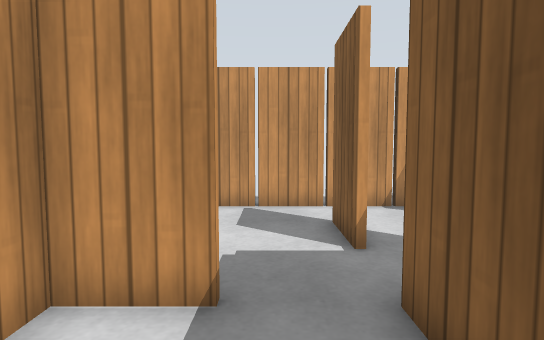
View 1 (above)

24 first-person views from a walk through a robot-simulator world made for Gazebo. The camera is 0.86 m above the floor, tilts 4° down and sees 80° across. The floor is counted in squares, 0.5 m on a side. Each view is taken from the middle of a square. On the plan, view 1 faces up. The plan holds only what a view shows up to about 16 squares ahead; the rest is blank. Gazebo's built-in surfaces are drawn with simple patterns.

View 2
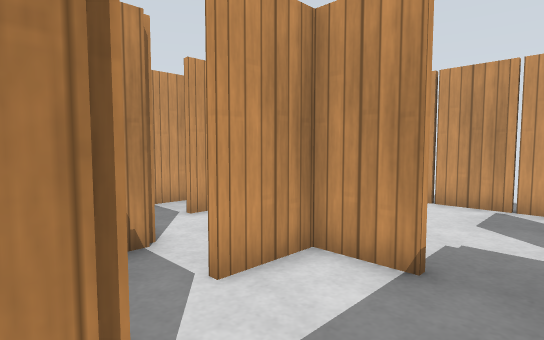

View 3
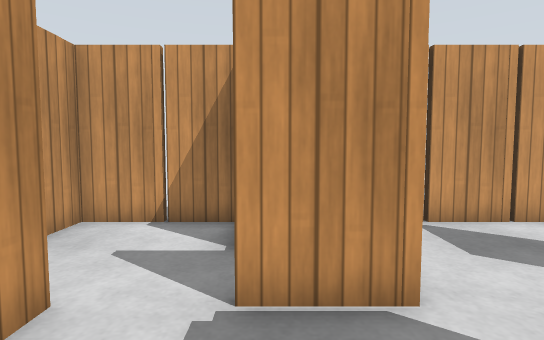

View 4
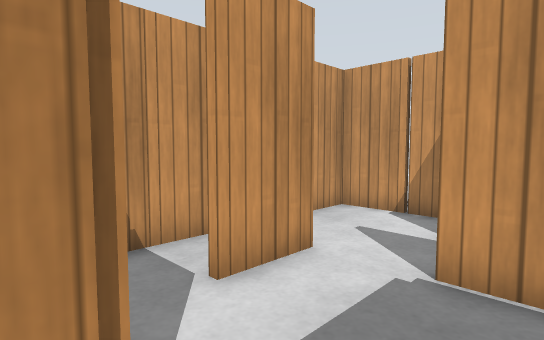

View 5
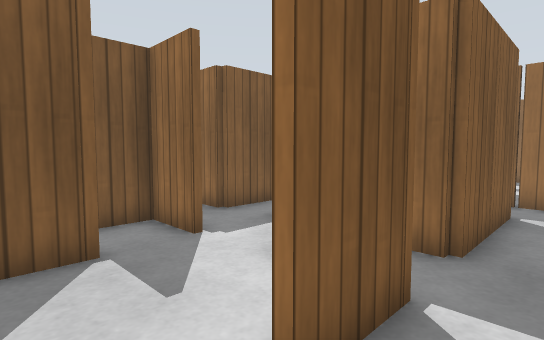

View 6
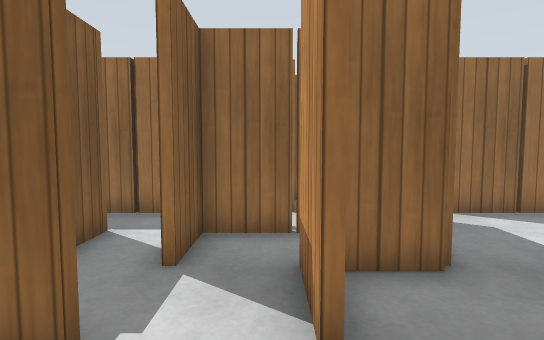

View 7
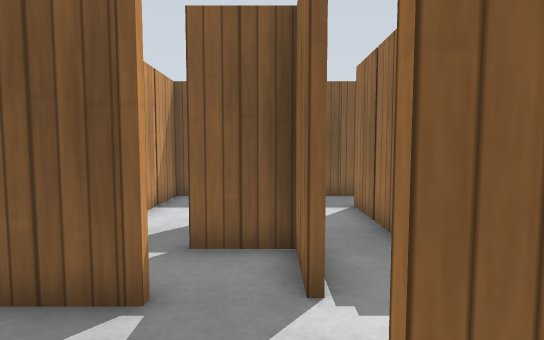

View 8
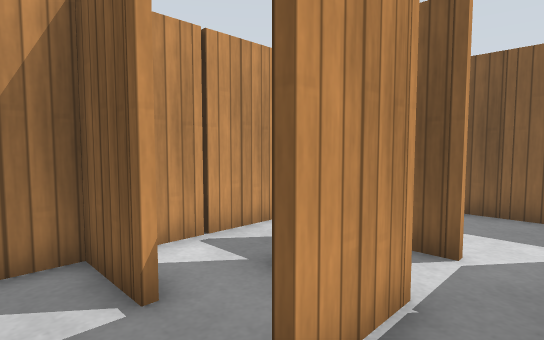

View 9
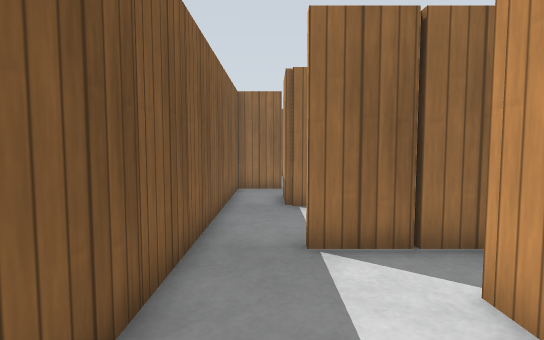

View 10
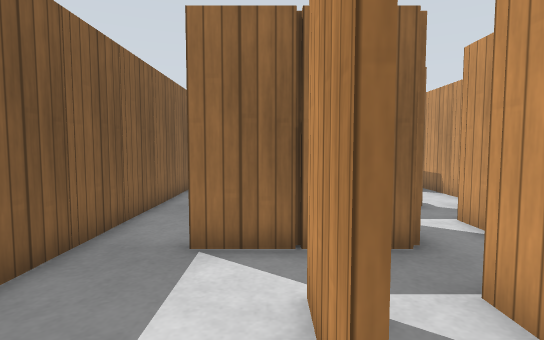

View 11
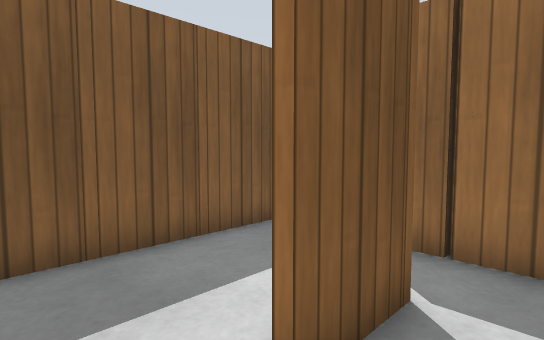

View 12
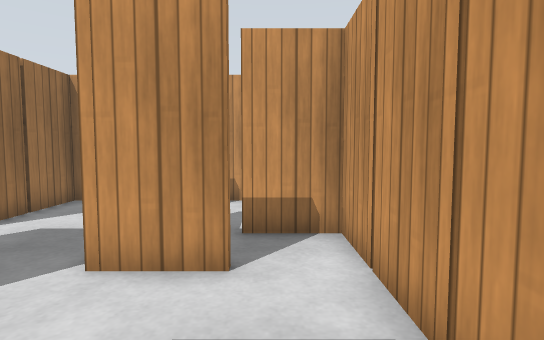

View 13
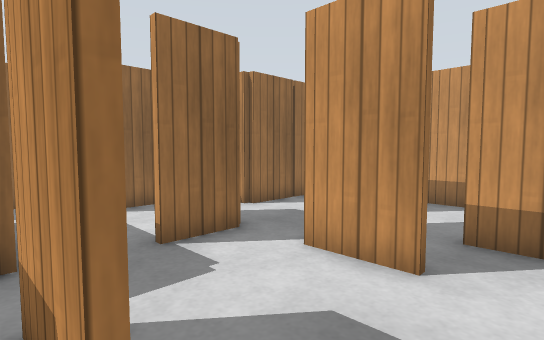

View 14
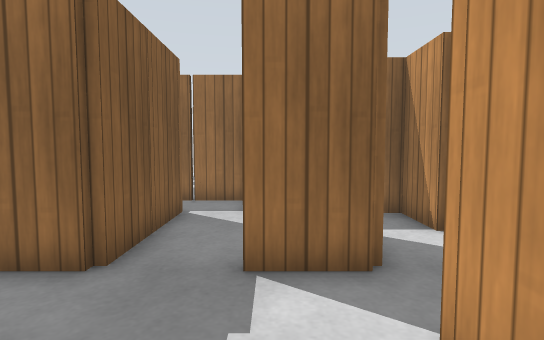

View 15
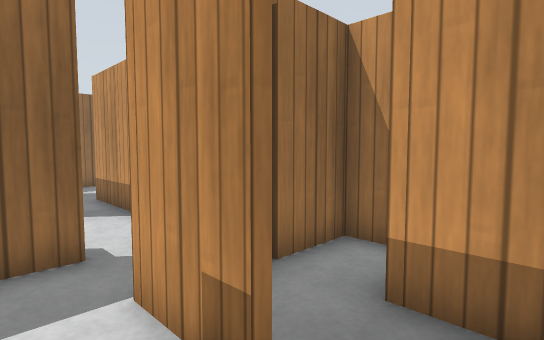

View 16
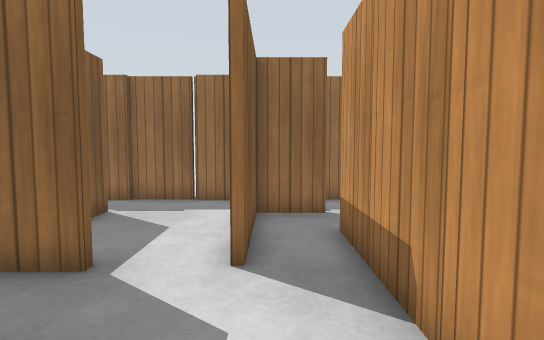

View 17
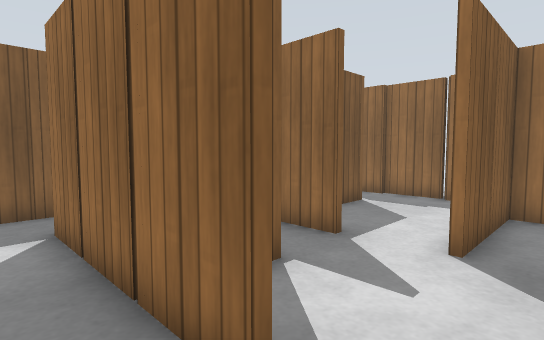

View 18
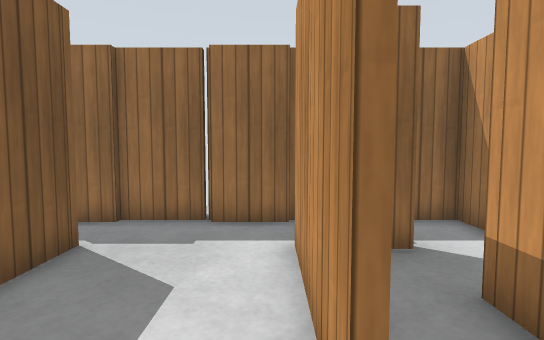

View 19
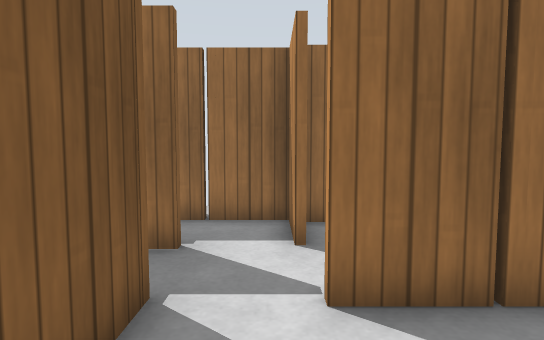

View 20
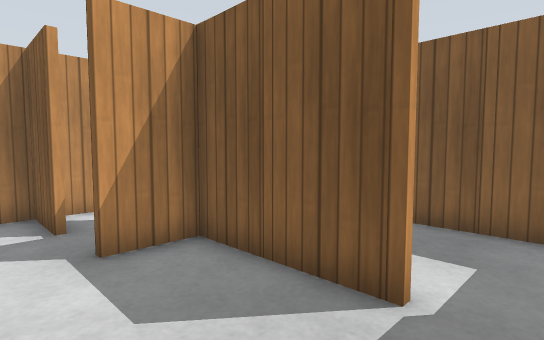

View 21
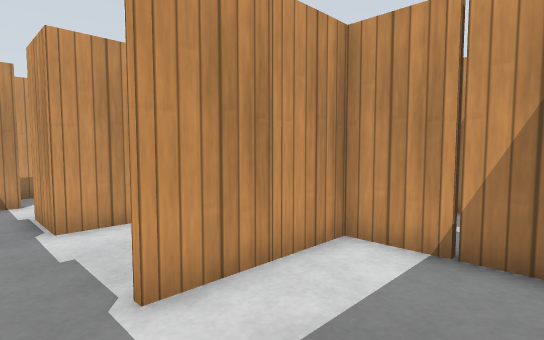

View 22
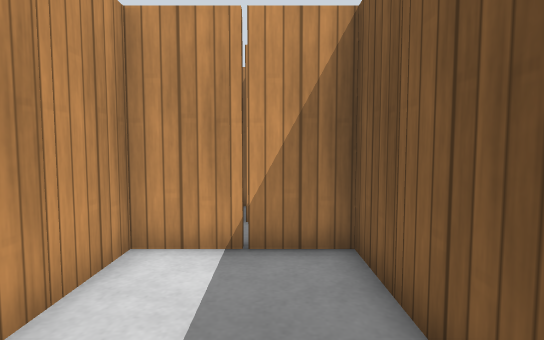

View 23
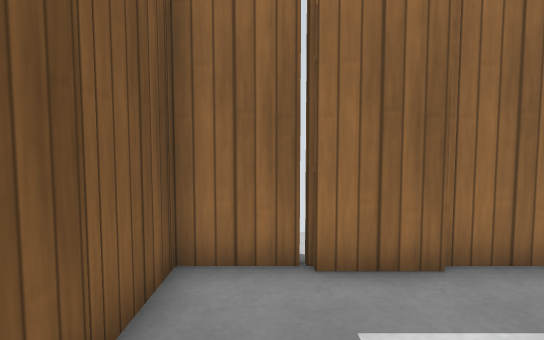

View 24
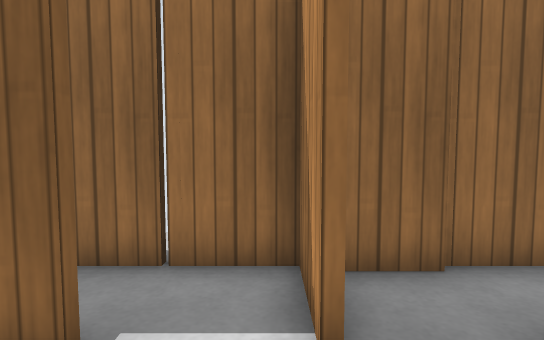

### Floor plan
Points are (right, up) in squares from view 1. A wall is a line through its corners. A room is listed if a view was taken in it or the views show most of it. See-through windows are left out.
Room 1 (views 1, 3, 4, 5, 6, 7, 8, 9, 10, 11, 12, 13, 14, 15)
walls: (1.4, 6.4) (1.4, 7.5); (1.6, 7.5) (1.6, 6.5); (3.6, 5.5) (3.6, 3.5); (3.4, 4.8) (3.4, 5.5); (5.5, 5.6) (7.4, 5.6) (7.4, 7.5); (-0.5, 3.4) (-2.4, 3.4) (-2.4, 2.4); (1.4, 2.4) (1.4, 3.6) (3, 3.6); (4.5, 9.4) (-3.5, 9.4); (5.6, 3.5) (5.6, 2.5); (-2.4, 7.5) (-2.4, 5.4) (-4.5, 5.4); (-2.5, 3.6) (-0.5, 3.6); (1.4, 0.5) (1.4, 1.6) (5.4, 1.6) (5.4, 3.5); (7.6, 6.2) (7.6, 5.4) (5.5, 5.4); (7.4, 2.5) (7.4, 3.6) (11.5, 3.6); (9.4, 6.5) (9.4, 7.5); (9.6, 7.5) (9.6, 6.5); (-5.4, 9.4) (-8.4, 9.4) (-8.4, 8.4); (-6.4, 5.5) (-6.4, 4.4); (-8.4, 7.1) (-8.4, 5.4); (-8.4, 4.6) (-8.4, 1.6) (-4.4, 1.6) (-4.4, -0.4) (-0.8, -0.4); (13.4, 3.6) (13.4, 8.6); (13.2, 9.4) (6.5, 9.4)
ways out: opening at (0, 0) to room 2; opening at (6, 3); opening at (13, 4)
objects: wooden post (-9, 4); wooden post (-9, 6); wooden post (-7, 4); wooden post (-7, 9); wooden post (-5, 8); wooden post (-3, 2); wooden post (-3, 9); wooden post (-2, 5); wooden post (-1, 9); wooden post (1, 2); wooden post (1, 6); wooden post (1, 9); wooden post (3, 9); wooden post (4, 3); wooden post (5, 8); wooden post (7, 9); wooden post (8, 5); wooden post (9, 4); wooden post (9, 6); wooden post (9, 9); wooden post (11, 9); wooden post (14, 5); wooden post (14, 7)
Room 2 (views 2, 16, 17)
walls: (-0.4, -0.5) (-0.4, -1); (-0.1, -2.4) (3.4, -2.4)
ways out: opening at (0, 0) to room 1; opening at (4.5, -1) to room 3; opening at (6, 1)
objects: wooden post (1, 0); wooden post (3, 1)
Room 3 (views 18, 19, 20, 21, 22, 23, 24)
walls: (5.4, -5.5) (5.4, -4.5); (7.5, -4.4) (8.5, -4.4); (5.6, -4.5) (5.6, -8.6) (3.5, -8.6); (8.5, -4.6) (7.5, -4.6); (9.6, -6.5) (9.6, -7.6); (9.4, -7.6) (9.4, -6.5); (3.4, -5.5) (3.4, -4.5); (3.5, -8.4) (5.4, -8.4) (5.4, -6.4); (7.4, -1.6) (7.4, -0.5); (7.5, -10.6) (9.6, -10.6); (5.5, -10.4) (6.5, -10.4); (11.5, -4.4) (13.4, -4.4) (13.4, -1.4); (9.5, -10.4) (10.6, -10.4); (3.6, -1.5) (3.6, -5.5); (8.8, -0.6) (8, -0.6); (3.5, -10.6) (5.6, -10.6); (1.6, -8.5) (1.6, -10.5); (11.5, -10.6) (13.4, -10.6) (13.4, -4.6) (10.5, -4.6); (11.2, -0.6) (10.4, -0.6); (-0.5, -6.4) (1.5, -6.4)
ways out: opening at (4.5, -1) to room 2; opening at (1, -7.5) to room 4; opening at (13, -0.5)
objects: wooden post (-1, -6); wooden post (1, -3); wooden post (2, -11); wooden post (3, -11); wooden post (3, -6); wooden post (3, -4); wooden post (4, -3); wooden post (5, -6); wooden post (6, -9); wooden post (7, -11); wooden post (7, -2); wooden post (9, -8); wooden post (9, -6); wooden post (9, -1); wooden post (11, -11); wooden post (11, -5); wooden post (11, -2); wooden post (14, -9); wooden post (14, -7); wooden post (14, -3)
Room 4 (no view inside)
walls: (-0.4, -7.9) (-0.4, -8.4); (-0.5, -10.4) (0.6, -10.4); (-2, -10.6) (-0.5, -10.6)
ways out: opening at (1, -7.5) to room 3; opening at (-1.5, -9.5)

Positions as (right, up) in squares from view 1, and headings:
1: (0, 0), facing up
2: (1, -1), facing up-left
3: (-4, 2), facing up
4: (-3, 1), facing up-left
5: (0, 9), facing down-right
6: (4, 8), facing down
7: (2, 6), facing right
8: (4, 4), facing up-right
9: (12, 9), facing down
10: (10, 9), facing down
11: (8, 9), facing down-right
12: (2, 8), facing left
13: (2, 9), facing down-left
14: (-1, 8), facing down
15: (7, 5), facing down-left
16: (5, 0), facing down
17: (4, 1), facing down-right
18: (6, -3), facing down
19: (2, -3), facing down
20: (6, -10), facing up-right
21: (13, -10), facing up-left
22: (12, -10), facing up
23: (12, -6), facing down
24: (2, -6), facing down
